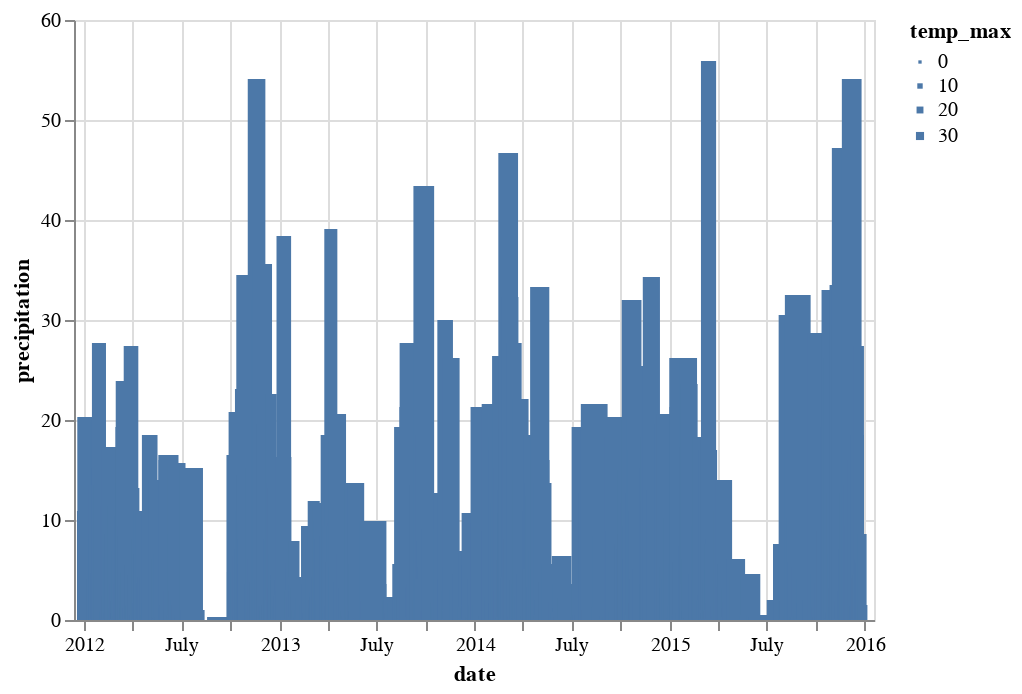
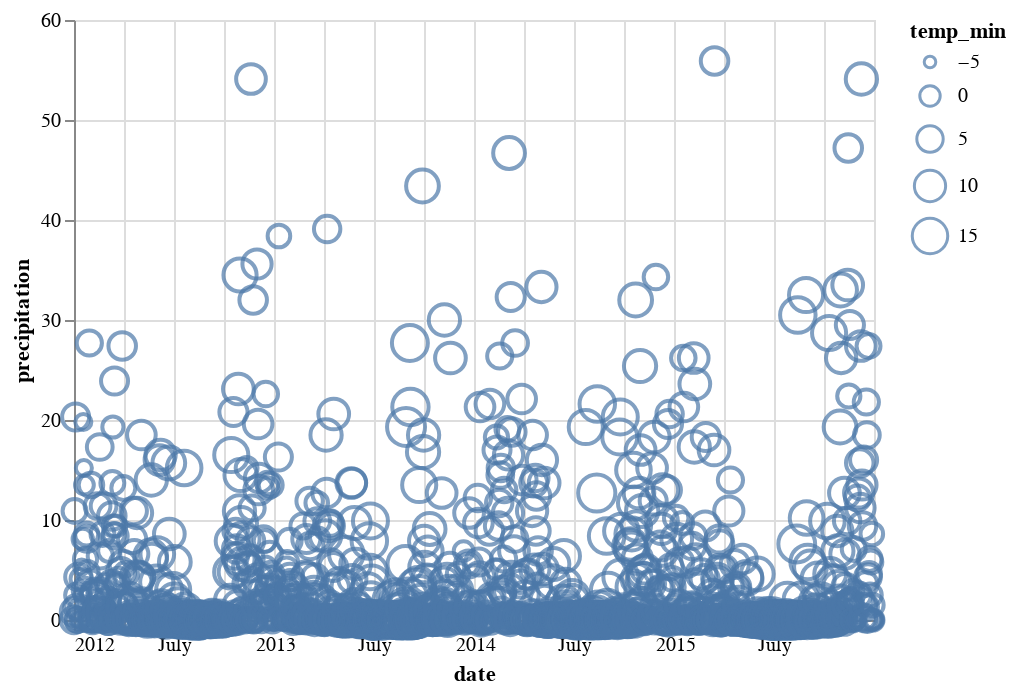
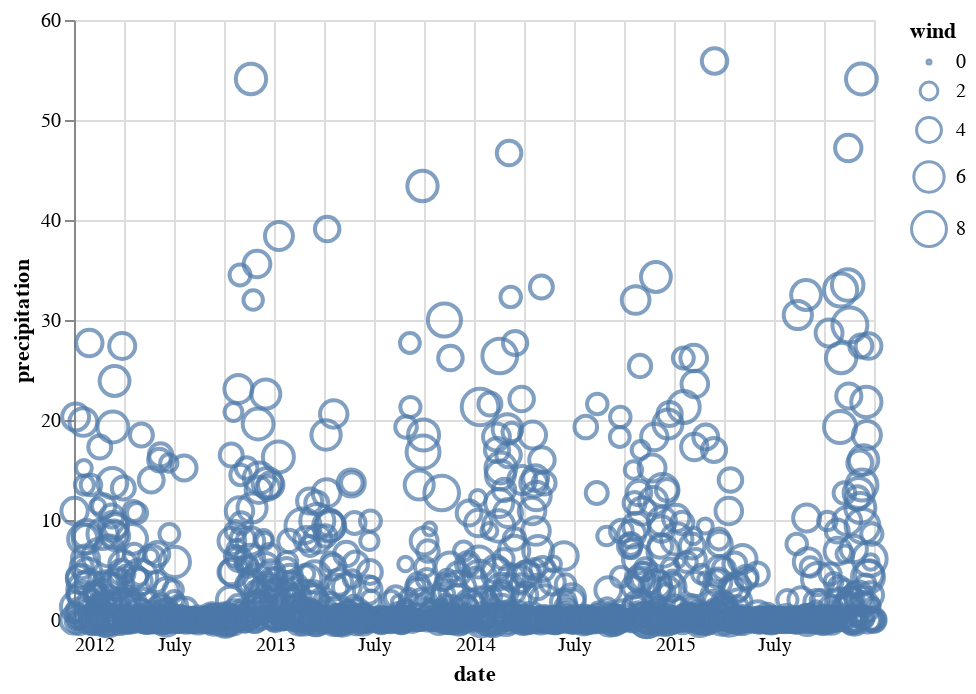
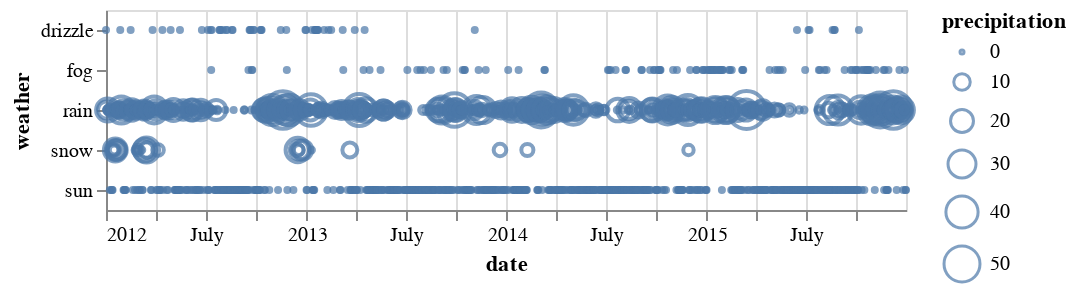

These figures' notebook cell, in order:
### Code cell
## select the top chart and render it by VegaLiteRender 

for recommend_chart in recommended_charts:
# recommend_chart = recommended_charts[3]
    vr = VegaLiteRender(chart_type = recommend_chart['chart_type'], columns = recommend_chart['fields'], data = chartRecommender.df.to_dict('records'))
    alt.Chart.from_dict(vr.vSpec).display()

### Figure 1 — Vega-Lite specification as saved in the notebook (floating-point values rounded to 4 significant figures; data arrays with more than 128 entries replaced by an {"elided": "..."} marker saying what was removed)
{"config": {"view": {"continuousWidth": 400, "continuousHeight": 300}}, "data": {"name": "data-207c698d904d13877a49fd40212f9027"}, "mark": "bar", "encoding": {"size": {"type": "quantitative", "field": "temp_max"}, "x": {"type": "temporal", "field": "date"}, "y": {"type": "quantitative", "field": "precipitation"}}, "$schema": "https://vega.github.io/schema/vega-lite/v4.8.1.json", "datasets": {"data-207c698d904d13877a49fd40212f9027": {"elided": "1461 records"}}}

### Figure 2 — Vega-Lite specification as saved in the notebook (floating-point values rounded to 4 significant figures; data arrays with more than 128 entries replaced by an {"elided": "..."} marker saying what was removed)
{"config": {"view": {"continuousWidth": 400, "continuousHeight": 300}}, "data": {"name": "data-207c698d904d13877a49fd40212f9027"}, "mark": "point", "encoding": {"size": {"type": "quantitative", "field": "temp_min"}, "x": {"type": "temporal", "field": "date"}, "y": {"type": "quantitative", "field": "precipitation"}}, "$schema": "https://vega.github.io/schema/vega-lite/v4.8.1.json", "datasets": {"data-207c698d904d13877a49fd40212f9027": {"elided": "1461 records"}}}

### Figure 3 — Vega-Lite specification as saved in the notebook (floating-point values rounded to 4 significant figures; data arrays with more than 128 entries replaced by an {"elided": "..."} marker saying what was removed)
{"config": {"view": {"continuousWidth": 400, "continuousHeight": 300}}, "data": {"name": "data-207c698d904d13877a49fd40212f9027"}, "mark": "point", "encoding": {"size": {"type": "quantitative", "field": "wind"}, "x": {"type": "temporal", "field": "date"}, "y": {"type": "quantitative", "field": "precipitation"}}, "$schema": "https://vega.github.io/schema/vega-lite/v4.8.1.json", "datasets": {"data-207c698d904d13877a49fd40212f9027": {"elided": "1461 records"}}}

### Figure 4 — Vega-Lite specification as saved in the notebook (floating-point values rounded to 4 significant figures; data arrays with more than 128 entries replaced by an {"elided": "..."} marker saying what was removed)
{"config": {"view": {"continuousWidth": 400, "continuousHeight": 300}}, "data": {"name": "data-207c698d904d13877a49fd40212f9027"}, "mark": "point", "encoding": {"size": {"type": "quantitative", "field": "precipitation"}, "x": {"type": "temporal", "field": "date"}, "y": {"type": "nominal", "field": "weather"}}, "$schema": "https://vega.github.io/schema/vega-lite/v4.8.1.json", "datasets": {"data-207c698d904d13877a49fd40212f9027": {"elided": "1461 records"}}}
